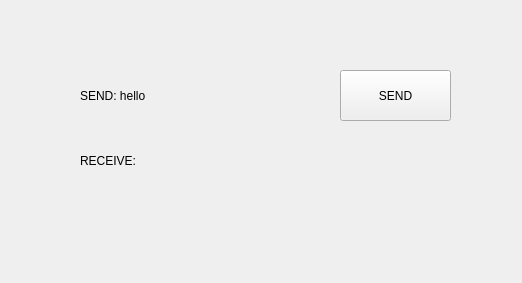
<?xml version="1.0" encoding="UTF-8"?>
<ui version="4.0">
 <class>Form</class>
 <widget class="QWidget" name="Form">
  <property name="geometry">
   <rect>
    <x>0</x>
    <y>0</y>
    <width>522</width>
    <height>283</height>
   </rect>
  </property>
  <property name="windowTitle">
   <string>Form</string>
  </property>
  <widget class="QPushButton" name="pushButton">
   <property name="geometry">
    <rect>
     <x>340</x>
     <y>70</y>
     <width>111</width>
     <height>51</height>
    </rect>
   </property>
   <property name="styleSheet">
    <string notr="true">font: 12pt &quot;Courier New&quot;;
</string>
   </property>
   <property name="text">
    <string>SEND</string>
   </property>
  </widget>
  <widget class="QLabel" name="label">
   <property name="geometry">
    <rect>
     <x>80</x>
     <y>140</y>
     <width>101</width>
     <height>41</height>
    </rect>
   </property>
   <property name="styleSheet">
    <string notr="true">font: 12pt &quot;Courier New&quot;;</string>
   </property>
   <property name="text">
    <string>RECEIVE:</string>
   </property>
  </widget>
  <widget class="QLabel" name="label_2">
   <property name="geometry">
    <rect>
     <x>180</x>
     <y>140</y>
     <width>271</width>
     <height>41</height>
    </rect>
   </property>
   <property name="styleSheet">
    <string notr="true">font: 12pt &quot;Courier New&quot;;</string>
   </property>
   <property name="text">
    <string/>
   </property>
  </widget>
  <widget class="QLabel" name="label_3">
   <property name="geometry">
    <rect>
     <x>80</x>
     <y>70</y>
     <width>221</width>
     <height>51</height>
    </rect>
   </property>
   <property name="styleSheet">
    <string notr="true">
font: 12pt &quot;Courier New&quot;;</string>
   </property>
   <property name="text">
    <string>SEND: hello</string>
   </property>
  </widget>
 </widget>
 <resources/>
 <connections/>
</ui>
